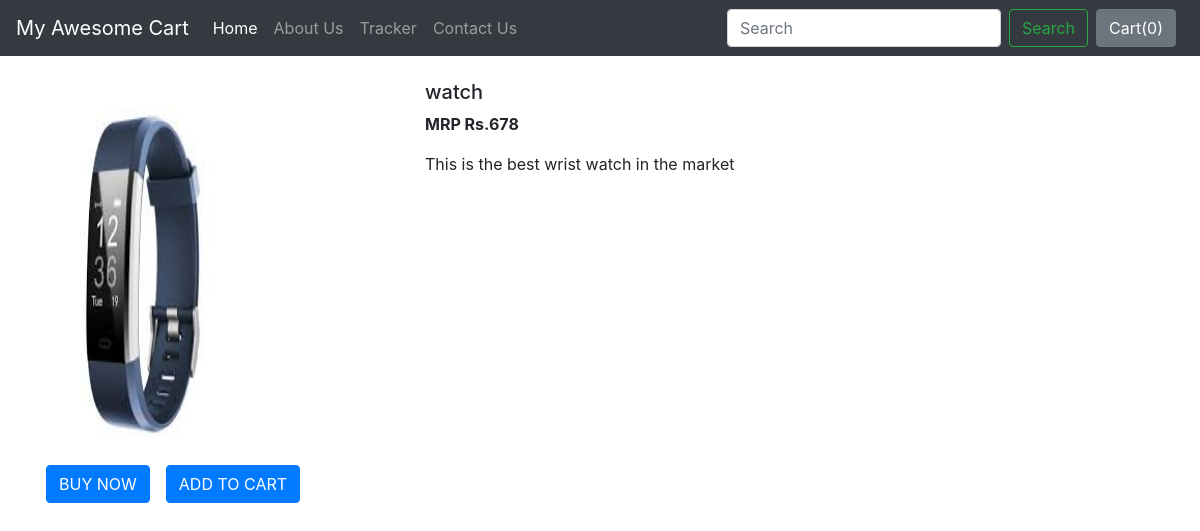
The page /shop/products/1 on the database its author committed.
### shop/models.py (models this page shows, shortened)
class product(models.Model):
    product_id = models.AutoField
    product_name = models.CharField(max_length=50)
    category = models.CharField(max_length=50, default="")
    subcategory = models.CharField(max_length=50, default="")
    price = models.IntegerField(default=0)
    desc = models.CharField(max_length=300)
    pub_date = models.DateField()
    image = models.ImageField(upload_to="shop/images", default="")

### shop/views.py (the view)
# urls.py: path("products/<int:myid>", views.productView, name="ProductViews"),
def productView(request, myid):
    products = product.objects.filter(id=myid)
    return render(request, 'shop/prodview.html', {'products':products[0]})

### shop/templates/shop/prodview.html (shortened to what this page needs)
{% extends 'shop/basic.html' %}
{% block body %}
<div class="container my-4">
    <div class="row">
    <div class="col-md-4">
    <div class="row">
        <img src="/media/{{products.image}}" width="233px" height="385px">
    </div>
        <div class="row">
            <button class ="btn btn-primary mx-3">BUY NOW</button>
            <button class ="btn btn-primary">ADD TO CART</button>
        </div>
    </div>
    <div class="col-md-8">
        <h5>{{products.product_name}}</h5>
        <p><b>MRP Rs.{{products.price}}</b></p>
        <p>{{products.desc}}</p>
    </div>
    </div>
</div>
{% endblock %}

### rows shown on the page
product: image (picture), product_name "watch", price "678", desc "This is the best wrist watch in the market"
